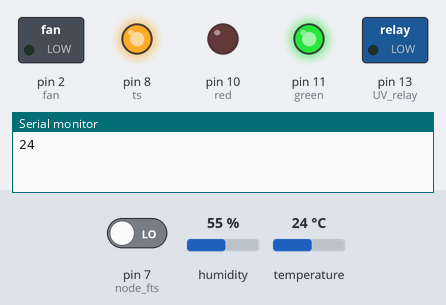
A sketch run on a simulated Arduino Uno, built with avr-gcc and run on an emulated ATmega328P. Shown: switched loads named in the sketch (green lamp = pin HIGH), output pins drawn as LEDs (lit = HIGH), the last lines printed to the serial monitor. Inputs (shaded band) come from the test bench; at power-on: temperature 24 °C, pin 7 (node_fts) LOW, humidity 55 %. Random numbers use the default seed unless the sketch sets one.

Above: at 1.5 s.
1.6 s: temperature set to 22 °C
At 13.2 s:
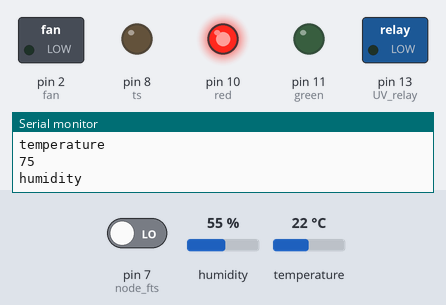
At 16.7 s:
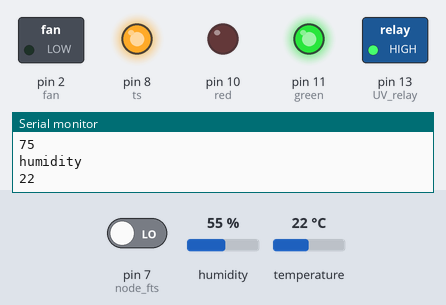
Timing chart, 0 to 18.2 s (numbered marks = the images above; inputs shaded):
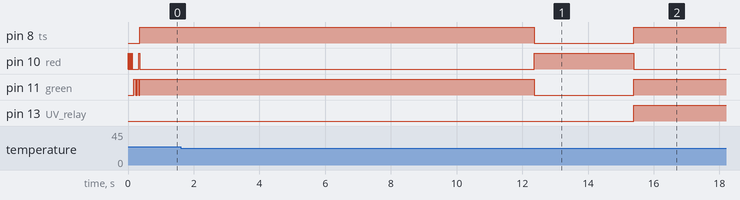

The sketch:

sender_temp.ino
```cpp
#define node_fts 7
#define ts 8
#include "DHT.h"
#include <Wire.h>
#define DHTPIN 12     // what digital pin we're connected to
#define UV_relay 13
#define fan 2
#define red 10
#define green 11
// Uncomment whatever type you're using!
#define DHTTYPE DHT11   // DHT 11
//#define DHTTYPE DHT22   // DHT 22  (AM2302), AM2321
//#define DHTTYPE DHT21   // DHT 21 (AM2301)


int temp = 0;
int humi = 0;
String temperature = "temperature";
String humidity = "humidity";
int nfts = 0;

DHT dht(DHTPIN, DHTTYPE);
float h = 0;
float t = 0;

void setup() {
  pinMode(node_fts, INPUT);
  pinMode (ts, OUTPUT);
  pinMode (UV_relay, OUTPUT);
  pinMode (fan, OUTPUT);
  pinMode (red, OUTPUT);
  pinMode (green, OUTPUT);
  digitalWrite(ts, LOW);

  digitalWrite(red, HIGH);
  delay(10);
  digitalWrite (red, LOW);
  delay(50);
  digitalWrite(red, HIGH);
  delay(10);
  digitalWrite (red, LOW);
  delay(50);
  digitalWrite(red, HIGH);
  delay(10);
  digitalWrite (red, LOW);
  delay(50);
  digitalWrite(green, HIGH);
  delay(50);
  digitalWrite(green, LOW);
  delay(50);
  digitalWrite(green, HIGH);
  delay(50);
  digitalWrite(green, LOW);
  digitalWrite(red, HIGH);


  Serial.begin(9600);
  dht.begin();
}

void loop() {
  h = dht.readHumidity() + 20;
  if (h > 90)
  {
    h = (92 + rand() % 4);
  }
  //  h = (61+rand()%2);
  // Read temperature as Celsius (the default)
  t = dht.readTemperature();


  // if (isnan(h) || isnan(t)) {
  //    Serial.println("Failed to read from DHT sensor!");
  //    // return;
  //  }

  if (t < 24)
  {
    //UV comes on//
    digitalWrite(UV_relay, HIGH);
    digitalWrite(fan, LOW);

  }
  if (t > 35)
  {
    digitalWrite(UV_relay, LOW);
    //UV comes off//
    digitalWrite(fan, HIGH);
  }
  temp = t;
  humi = h;

  nfts = digitalRead(node_fts);
  // Serial.print(nfts);
  delay(10);
  if (nfts < 1)
  {
    digitalWrite(red, LOW);
    digitalWrite(green, HIGH);
    digitalWrite(ts, HIGH);
    Serial.println(temp);
    delay(3000);

    Serial.println(temperature);
    delay(3000);

    Serial.println(humi);
    delay(3000);

    Serial.println(humidity);
    delay(3000);
    digitalWrite(ts, LOW);
    digitalWrite(red, HIGH);
    digitalWrite(green, LOW);
    nfts = digitalRead(node_fts);
    delay(3000);
    nfts = digitalRead(node_fts);

  }


}
```

Measured:
- the behaviour switches between 24 and 23 °C on temperature (found by bisection; images 0 and 1)
- after the input at 1.6 s, pin 13 (UV_relay): LOW → HIGH after 13.8 s
